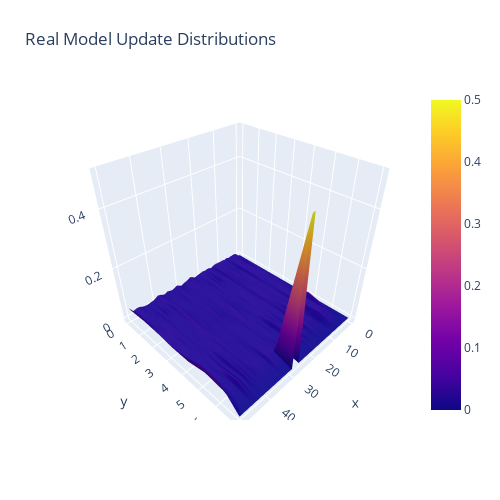

The cell this chart's notebook holds for it:
### Code cell
q=dqn.q(torch.randn(8,4).to(device=default_device()))
p=dqn.p(torch.randn(8,4).to(device=default_device()))

output=categorical_update(dqn.supports,dqn.z_delta,q,p,actions,rewards,dones)
show_q_distribution(output,title='Real Model Update Distributions')

### Figure 1 — Plotly figure (JSON) as saved in the notebook; plotly's stock layout.template omitted (floating-point values rounded to 4 significant figures; data arrays with more than 128 entries replaced by an {"elided": "..."} marker saying what was removed)
{"data": [{"type": "surface", "z": {"elided": "8x51 float values"}}], "layout": {"autosize": false, "height": 500, "margin": {"b": 80, "l": 65, "r": 50, "t": 90}, "title": {"text": "Real Model Update Distributions"}, "width": 500}}
